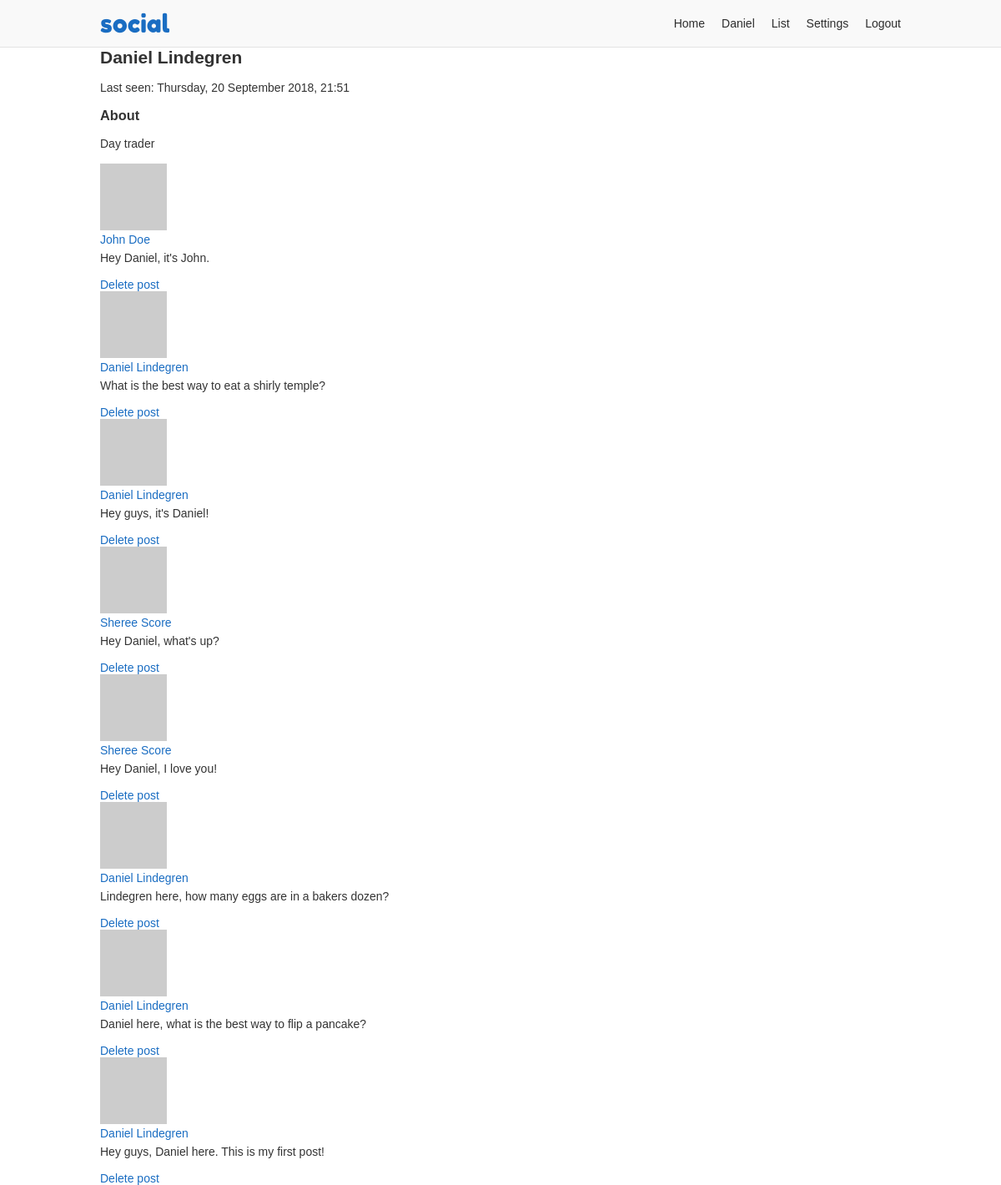
The page /onosendi (signed in) on the database as committed earlier.
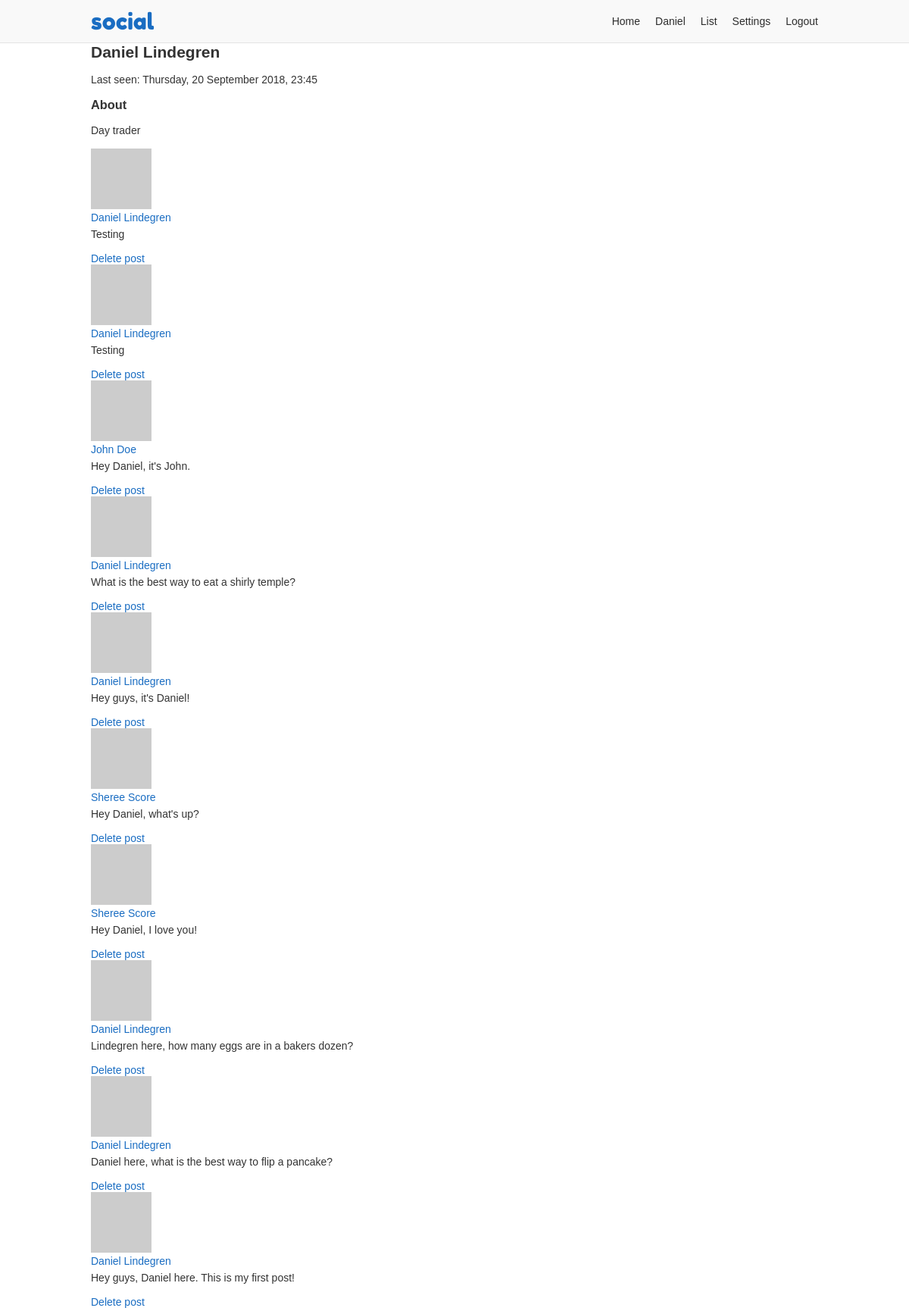
The same page on the database as committed later.
### app/users/models/user.py (models this page shows, shortened)
class User(UserMixin, db.Model, BaseModel):
    id = db.Column(db.Integer, primary_key=True)
    username = db.Column(db.String(35), nullable=False, unique=True)
    email = db.Column(db.String(255), nullable=False, unique=True)
    password = db.Column(db.String(128), nullable=False)
    first_name = db.Column(db.String(35), nullable=False)
    last_name = db.Column(db.String(35), nullable=False)
    about_me = db.Column(db.Text)
    last_seen = db.Column(db.DateTime, default=datetime.utcnow)
    posts_per_page = db.Column(db.Integer, default=10, nullable=False)
    full_name = column_property(first_name + " " + last_name)
    followed = db.relationship(
        'User',
        secondary=followers,
        primaryjoin=(followers.c.follower_id == id),
        secondaryjoin=(followers.c.followed_id == id),
        backref=db.backref('followers', lazy='dynamic'),
        lazy='dynamic')
    post_author = db.relationship(
        'Post',
        foreign_keys='Post.author_id',
        backref='author', lazy='dynamic')
    post_recipient = db.relationship(
        'Post',
        foreign_keys='Post.recipient_id',
        backref='recipient', lazy='dynamic')
    def avatar(self, size):
        digest = md5(self.email.lower().encode('utf-8')).hexdigest()
        return 'https://www.gravatar.com/avatar/{}?d=identicon&s={}'.format(
            digest, size)

### app/users/models/post.py (models this page shows, shortened)
class Post(db.Model, BaseModel):
    id = db.Column(db.Integer, primary_key=True)
    body = db.Column(db.Text)
    author_id = db.Column(db.Integer, db.ForeignKey('user.id'))
    recipient_id = db.Column(db.Integer, db.ForeignKey('user.id'))

### app/users/views.py (the view)
@users.route('/<username>', methods=['GET', 'POST'])
@login_required
def profile(username):
    user = User.query.filter_by(username=username).first_or_404()
    posts = user.post_recipient.order_by(Post.created.desc()).all()
    form = PostForm()
    if form.validate_on_submit():
        post = Post(body=form.body.data, author=current_user,
                    recipient=user)
        post.commit()
        flash('Your post is now live!')
        return redirect(url_for('users.profile', username=username))
    return render_template('users/profile.html', user=user, posts=posts,
                           form=form)

### app/models.py (called while the page is built)
    def commit(self):
        try:
            db.session.add(self)
            db.session.commit()
            return self
        except Exception as E:
            db.session.rollback()
            raise E

### app/users/models/user.py (called while the page is built)
@login.user_loader
def load_user(id):
    return User.query.get(int(id))

### app/users/views.py (called while the page is built)
@users.before_request
def before_request():
    if current_user.is_authenticated:
        current_user.last_seen = datetime.utcnow()
        current_user.commit()

### app/templates/users/profile.html (shortened to what this page needs)
{% extends "/base.html" %}
{% block content %}
<h2>{{ user.full_name }}</h2>
{%- if user.last_seen %}
<p>Last seen: {{ moment(user.last_seen).format('dddd, D MMMM YYYY, H:mm') }}</p>
{%- endif %}
<h3>About</h3>
<p>{{ user.about_me }}</p>
{%- for post in posts %}
{% include "/users/_post.html" %}
{%- endfor %}
{% endblock %}

### app/templates/base.html (shortened to what this page needs)
<!doctype html>
<html lang="en">
<head>
  <link rel="stylesheet" href="{{ url_for('static', filename='css/layout.css') }}">
</head>
<body>
<div class="header-container">
  <header class="site-header responsive-container">
    <h1 class="branding"><a href="{{ url_for('static_views.index') }}">{{ APP_NAME }}</a></h1>
    {%- if current_user.is_authenticated %}
    <ul class="primary-nav">
      <li><a href="{{ url_for('users.home') }}">Home</a></li>
      <li><a href="{{ url_for('users.profile', username=current_user.username) }}">{{ current_user.first_name }}</a></li>
      <li><a href="{{ url_for('users.list') }}">List</a></li>
      <li><a href="{{ url_for('users.settings_account') }}">Settings</a></li>
      <li><a href="{{ url_for('static_views.logout') }}">Logout</a></li>
    </ul>
    {%- endif %}
  </header>
</div>
<div class="responsive-container">
{%- block content %}
{%- endblock %}
</div>
</body>
</html>

### app/templates/users/_post.html
      <div>
        <div>
          <img src="{{ post.author.avatar(60) }}">
        </div>
        <div>
          <a href="{{ url_for('users.profile', username=post.author.username) }}">{{ post.author.full_name }}</a>
          <p>{{ post.body }}</p>
        </div>
        {%- if current_user == post.author or post.recipient_id == current_user.id %}
        <div>
          <a href="{{ url_for('users.user_action', username=post.author.username, action='delete-post', post_id=post.id) }}">Delete post</a>
        </div>
        {%- endif %}
      </div>

### app/static/css/layout.css (style rules this page uses)
*, *::before, *::after { box-sizing: border-box; }
html { font-family: sans-serif; font-size: 62.5%; }
article, aside, figcaption, figure, footer, header, hgroup, main, nav, section { display: block; }
body { margin: 0; color: #333; font-size: 1.4rem; }
h1, h2, h3, h4, h5, h6 { margin: 0 0 10px 0; }
p, ol, ul, dl { margin: 0 0 10px 0; padding: 0; }
p { line-height: 2; }
ol, ul { list-style: none; }
a, a:link { color: #1a6dc2; text-decoration: none; }
.responsive-container { margin: 0 auto; max-width: 960px; }
.header-container { background-color: #f9f9f9; border-bottom: 1px solid #e3e3e3; }
.header-container .site-header { display: flex; align-items: center; }
.branding { margin: 0; padding: 10px 0; }
.branding a { font: 30px "Fredoka One"; text-decoration: none; }
.primary-nav { display: flex; margin: 0 0 0 auto; }
.primary-nav li { padding: 0 10px; }
.primary-nav li:last-child { padding-right: 0; }
.primary-nav a { color: #2d2d2d; }

Rows that differ between the two databases and show on the page:
changed User "Daniel": last_seen "Thursday, 20 September 2018, 21:51" → "Thursday, 20 September 2018, 23:45"
added Post: author.full_name "Daniel Lindegren", body "Testing"
added Post: author.full_name "Daniel Lindegren", body "Testing"
